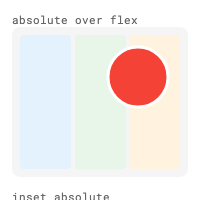
#> input picture apps/snapshot_tests/testdata/AbsolutePositioning_08abef070731.png, 200 x 200 px; the run also reads 1 picture not shown here
$ python diff.py ../../../../apps/snapshot_tests/testdata/AbsolutePositioning_08abef070731.png ../../../../apps/snapshot_tests/testdata/AbsolutePositioning_5a35fb6af1a4.png
#> lines starting #> are read from the running program, lines starting #| are printed output that depends on the picture
#!/usr/bin/env python3
"""
Generate a pixel diff between a design mock and a Valdi render snapshot,
including shadow detection, region masking, and per-segment breakdown.

Usage:
  python3 diff.py <mock_path> <render_path> [--output <output_path>]

  # Mask thumbnail regions (exclude photos from diff)
  python3 diff.py mock.png render.png --mask "10,5,35,35" "10,50,35,35"

  # Per-region breakdown (find which section of the screen needs work)
  python3 diff.py mock.png render.png --segments 4

Produces a side-by-side image: mock | render | amplified diff | shadow diff
- Panel 3 (amplified diff): bright pixels = color/content mismatches
- Panel 4 (shadow diff): blue = shadows present in mock but missing in render
"""

import argparse
import os
import sys

try:
    from PIL import Image, ImageChops, ImageEnhance, ImageFilter
except ImportError:
    print("Pillow not installed. Run: pip3 install Pillow", file=sys.stderr)
    sys.exit(1)


def _crop_to_phone_frame(render: Image.Image) -> Image.Image:
    """
    Crop the desktop render to just the phone frame column.

    The PreviewRoot centers a white 390px phone frame on a #333 background.
    Scan the middle row for the white content region and crop to it.
    Falls back to the full image if no frame is detected.
    """
    render_rgb = render.convert("RGB")
    mid_y = render.height // 2
    row = [render_rgb.getpixel((x, mid_y)) for x in range(render.width)]

    # The phone frame background is white (#FFFFFF); the outer bg is #333.
    # Find the leftmost and rightmost bright columns.
    bg_threshold = 100  # below this = dark background
    left = None
    right = None
    for x, (r, g, b) in enumerate(row):
        if r > bg_threshold and g > bg_threshold and b > bg_threshold:
            if left is None:
                left = x
            right = x

    if left is not None and right is not None and (right - left) > 50:
        # Add small padding so we don't clip shadow edges
        pad = 4
        left = max(0, left - pad)
        right = min(render.width, right + pad)
        return render.crop((left, 0, right, render.height))

    # Fallback: no phone frame detected, return full image
    return render


def detect_missing_shadows(mock_rgb: Image.Image, render_rgb: Image.Image):
    """
    Detect shadow regions present in the mock but missing in the render.

    Shadows are soft, low-frequency luminance drops near element edges.
    Strategy:
      1. Convert both to grayscale.
      2. Heavy blur to isolate low-frequency luminance (shadow shapes).
      3. Detect edges in the un-blurred image (element boundaries).
      4. Dilate edges to create a "near-edge" zone where shadows live.
      5. In that zone, find where mock is notably darker than render
         (mock has shadow, render doesn't).
      6. Return a visualization image and count of shadow pixels.
    """
    mock_gray = mock_rgb.convert("L")
    render_gray = render_rgb.convert("L")

    # Step 1: Heavy blur to extract the low-frequency (shadow) component.
    # Shadows are gradual darkening, not sharp detail.
    blur_radius = 8
    mock_blurred = mock_gray.filter(ImageFilter.GaussianBlur(radius=blur_radius))
    render_blurred = render_gray.filter(ImageFilter.GaussianBlur(radius=blur_radius))

    # Step 2: Find element edges in the render (these are where shadows should appear).
    # Use a lighter blur + edge detection to find element boundaries.
    render_edges = render_gray.filter(ImageFilter.GaussianBlur(radius=1))
    render_edges = render_edges.filter(ImageFilter.FIND_EDGES)

    # Step 3: Dilate edges to create a "shadow zone" — the area near edges
    # where we'd expect drop shadows to appear (below/right of elements).
    # MaxFilter expands bright regions, effectively dilating the edge map.
    shadow_zone = render_edges.filter(ImageFilter.MaxFilter(size=11))
    # Also do the same from mock edges to catch elements that only exist in mock
    mock_edges = mock_gray.filter(ImageFilter.GaussianBlur(radius=1))
    mock_edges = mock_edges.filter(ImageFilter.FIND_EDGES)
    mock_zone = mock_edges.filter(ImageFilter.MaxFilter(size=11))

    # Combine both edge zones
    shadow_zone_bytes = list(shadow_zone.tobytes())
    mock_zone_bytes = list(mock_zone.tobytes())
    combined_zone = bytes(max(a, b) for a, b in zip(shadow_zone_bytes, mock_zone_bytes))
    shadow_zone = Image.frombytes("L", render_gray.size, combined_zone)

    # Step 4: Compare blurred luminance. Where mock is darker than render
    # near edges = shadow present in mock but missing in render.
    mock_blur_bytes = list(mock_blurred.tobytes())
    render_blur_bytes = list(render_blurred.tobytes())
    zone_bytes = list(shadow_zone.tobytes())

    # Thresholds — tuned to avoid false positives from content/color differences.
    # Only flag genuine shadow gradients: soft darkening near hard edges.
    darkness_threshold = 25   # mock must be at least this much darker than render
    edge_threshold = 30       # minimum edge strength to consider "near an edge"

    shadow_pixels = []
    missing_count = 0
    for i in range(len(mock_blur_bytes)):
        mock_val = mock_blur_bytes[i]
        render_val = render_blur_bytes[i]
        near_edge = zone_bytes[i] > edge_threshold

        # Mock is darker than render near an edge = missing shadow
        darkness_diff = render_val - mock_val  # positive = mock is darker
        if near_edge and darkness_diff > darkness_threshold:
            # Intensity proportional to how much shadow is missing
            intensity = min(255, darkness_diff * 3)
            shadow_pixels.append((0, intensity // 3, intensity))  # blue tint
            missing_count += 1
        else:
            shadow_pixels.append((0, 0, 0))

    # Build the shadow diff visualization
    shadow_img = Image.new("RGB", render_rgb.size)
    shadow_img.putdata(shadow_pixels)

    # Overlay faintly on the render so you can see WHERE shadows are missing
    render_dim = ImageEnhance.Brightness(render_rgb).enhance(0.4)
    overlay = ImageChops.add(render_dim, shadow_img)

    total_pixels = len(mock_blur_bytes)
    shadow_pct = round(100 * missing_count / total_pixels, 1) if total_pixels > 0 else 0

    return overlay, missing_count, shadow_pct


def _resolve_macos_path(path: str) -> str:
    """Handle macOS screenshot filenames with Unicode narrow no-break space (U+202F)."""
    if os.path.exists(path):
        return path
    # macOS uses U+202F (narrow no-break space) between time and AM/PM in screenshot filenames
    for marker in (' AM', ' PM'):
        fixed = path.replace(marker, '\u202f' + marker[1:])
        if os.path.exists(fixed):
            return fixed
    return path


# [87 lines left out: functions _auto_detect_masks, _apply_masks, _segment_match, not called in this run]


def generate_diff(mock_path: str, render_path: str, output_path: str, width: int = 400,
                  mask_regions: list[tuple[int, int, int, int]] | None = None,
                  auto_mask: bool = False,
                  num_segments: int = 0):
#> called with output_path = '/tmp/mock-vs-render-diff.png', width = 400, auto_mask = False, num_segments = 0
    mock = Image.open(_resolve_macos_path(mock_path))
#> mock is the input picture: PIL image 200x200 RGBA; mean R, G, B, A 243, 234.8, 231.8, 255
    render = Image.open(_resolve_macos_path(render_path))

    # Crop mock: remove phone status bar and bottom border/nav.
    # 7% top and 5% bottom crops the phone chrome more aggressively,
    # producing better aspect ratio alignment with pure-content renders.
    status_bar = int(mock.height * 0.07)
#> status_bar = 14
    bottom_nav = int(mock.height * 0.05)
#> bottom_nav = 10
    mock_cropped = mock.crop((0, status_bar, mock.width, mock.height - bottom_nav))
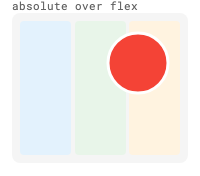
#> mock_cropped: PIL image 200x176 RGBA; mean R, G, B, A 242.1, 232.8, 229.4, 255

    # Crop render to the phone frame column. The PreviewRoot uses a 390px-wide
    # phone frame centered in the window. Extract just that strip so the aspect
    # ratios match the phone mock instead of the desktop window.
    render_cropped = _crop_to_phone_frame(render)
#> in _crop_to_phone_frame, `row = [render_rgb.getpixel((x, mid_y)) for x in range(render.width)]`: row = 200 items, first 6: (255, 255, 255), (255, 255, 255), (255, 255, 255), (255, 255, 255), (255, 255, 255), (255, 255, 255)
#> the loop in _crop_to_phone_frame, `for x, (r, g, b) in enumerate(row):` made 200 passes
#> (r, g, b, left) on pass 1: (255, 255, 255, 0)
#> after the loop in _crop_to_phone_frame, `for x, (r, g, b) in enumerate(row):`: left = 0
#> in _crop_to_phone_frame, `right = min(render.width, right + pad)`: right = 200

    # Use the mock's aspect ratio as ground truth
    target_h = int(width * mock_cropped.height / mock_cropped.width)
#> target_h = 352
    mock_resized = mock_cropped.resize((width, target_h), Image.LANCZOS).convert("RGB")
    render_resized = render_cropped.resize((width, target_h), Image.LANCZOS).convert("RGB")

    mock_rgb = mock_resized.copy()
    render_rgb = render_resized.copy()

    # Auto-detect thumbnail masks from the resized mock if requested
    if auto_mask:
        detected = _auto_detect_masks(mock_resized)
        if detected:
            if mask_regions is None:
                mask_regions = []
            mask_regions.extend(detected)
            print(f"Auto-detected {len(detected)} mask region(s): {detected}")

    # Apply masks to exclude known-image regions (e.g., photo thumbnails)
    mock_for_diff = mock_rgb
    render_for_diff = render_rgb
    if mask_regions:
        mock_for_diff = _apply_masks(mock_rgb, mask_regions)
        render_for_diff = _apply_masks(render_rgb, mask_regions)

    # Pixel diff, amplified 4x for visibility
    diff = ImageChops.difference(mock_for_diff, render_for_diff)
    diff_bright = ImageEnhance.Brightness(diff).enhance(4.0)
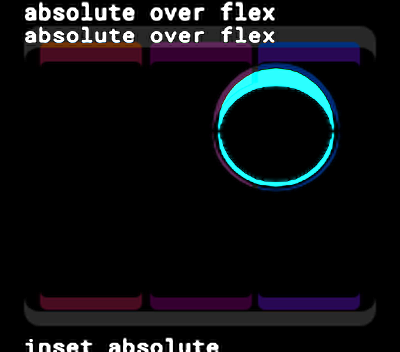
#> diff_bright: PIL image 400x352 RGB; mean R, G, B 15.1, 16.3, 20.1

    # Shadow detection (on unmasked images — shadows matter everywhere)
    shadow_overlay, shadow_count, shadow_pct = detect_missing_shadows(mock_rgb, render_rgb)
#> in detect_missing_shadows, `mock_zone = mock_edges.filter(ImageFilter.MaxFilter(size=11))`:
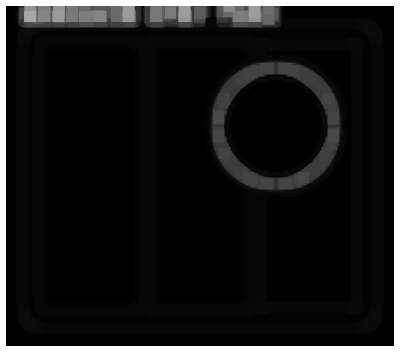
#> mock_zone: PIL image 400x352 L; min 0, max 255, mean 24.3
#> in detect_missing_shadows, `shadow_zone_bytes = list(shadow_zone.tobytes())`: shadow_zone_bytes = 140800 items
#> in detect_missing_shadows, `shadow_zone = Image.frombytes("L", render_gray.size, combined_zone)`:
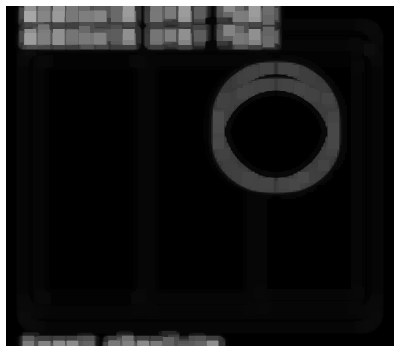
#> shadow_zone: PIL image 400x352 L; min 0, max 255, mean 30.7
#> the loop in detect_missing_shadows, `for i in range(len(mock_blur_bytes)):` made 140800 passes
#> (mock_val, darkness_diff) on passes 1 to 3: (255, 0), (255, 0), (255, 0)
#> after the loop in detect_missing_shadows, `for i in range(len(mock_blur_bytes)):`: missing_count = 5211; shadow_pixels = 140800 items
#> in detect_missing_shadows, `shadow_img = Image.new("RGB", render_rgb.size)`: shadow_img: PIL image 400x352 RGB; every value is 0
#> in detect_missing_shadows, `shadow_img.putdata(shadow_pixels)`:
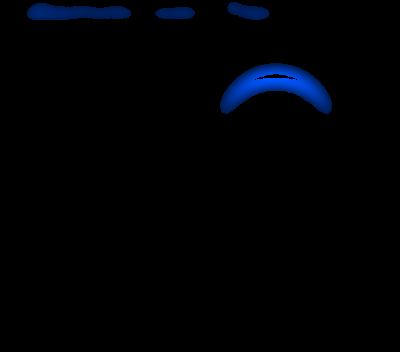
#> shadow_img: PIL image 400x352 RGB; mean R, G, B 0, 1.6, 4.7
#> in detect_missing_shadows, `overlay = ImageChops.add(render_dim, shadow_img)`:
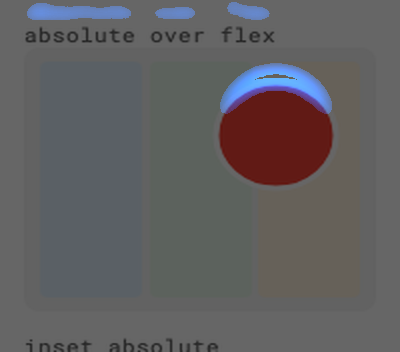
#> overlay: PIL image 400x352 RGB; mean R, G, B 96.8, 95.2, 96.8
#> in detect_missing_shadows, `total_pixels = len(mock_blur_bytes)`: total_pixels = 140800
#> in detect_missing_shadows, `shadow_pct = round(100 * missing_count / total_pixels, 1) if total_pix..`: shadow_pct = 3.7
#> shadow_count = 5211; shadow_pct = 3.7

    # Draw mask overlays on all panels so it's clear what's excluded
    if mask_regions:
        for panel_img in [mock_resized, render_resized, diff_bright]:
            for mx, my, mw, mh in mask_regions:
                for py in range(max(0, my), min(my + mh, panel_img.height)):
                    for px in range(max(0, mx), min(mx + mw, panel_img.width)):
                        # Semi-transparent red tint to mark masked areas
                        orig = panel_img.getpixel((px, py))
                        blended = (
                            min(255, orig[0] // 2 + 100),
                            orig[1] // 3,
                            orig[2] // 3,
                        )
                        panel_img.putpixel((px, py), blended)
                # Draw border around masked region
                for px in range(max(0, mx), min(mx + mw, panel_img.width)):
                    for edge_y in [my, my + mh - 1]:
                        if 0 <= edge_y < panel_img.height:
                            panel_img.putpixel((px, edge_y), (255, 0, 0))
                for py in range(max(0, my), min(my + mh, panel_img.height)):
                    for edge_x in [mx, mx + mw - 1]:
                        if 0 <= edge_x < panel_img.width:
                            panel_img.putpixel((edge_x, py), (255, 0, 0))

    # Side-by-side: mock | render | amplified diff | shadow diff
    gap = 6
    total_w = width * 4 + gap * 3
    canvas = Image.new("RGB", (total_w, target_h), (50, 50, 50))
#> canvas: PIL image 1618x352 RGB; every value is 50
    canvas.paste(mock_resized, (0, 0))
    canvas.paste(render_resized, (width + gap, 0))
    canvas.paste(diff_bright, (width * 2 + gap * 2, 0))
    canvas.paste(shadow_overlay, (width * 3 + gap * 3, 0))
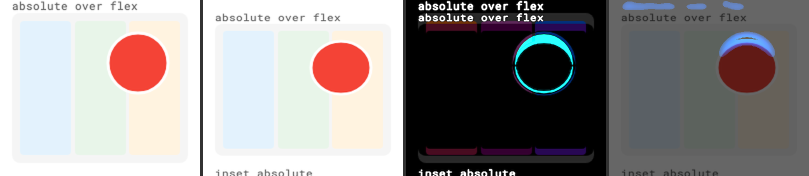
#> canvas: PIL image 1618x352 RGB (shown at 1/2 size); mean R, G, B 148.1, 143.7, 143.4
    canvas.save(output_path)

    # Match percentage (% of pixels with diff < threshold)
    diff_bytes = list(diff.convert("RGB").tobytes())
#> diff_bytes = 422400 items
    diff_pixels = [(diff_bytes[i], diff_bytes[i+1], diff_bytes[i+2]) for i in range(0, len(diff_bytes), 3)]
#> diff_pixels = 140800 items
    threshold = 30  # per-channel tolerance
    matching = sum(1 for r, g, b in diff_pixels if r < threshold and g < threshold and b < threshold)
#> matching = 133229
    total = len(diff_pixels)
#> total = 140800
    match_pct = round(100 * matching / total, 1)
#> match_pct = 94.6

    print(f"Diff saved: {output_path}")
    print(f"Match: {match_pct}% pixels within threshold ({threshold}/255 per channel)")
#| Match: 94.6% pixels within threshold (30/255 per channel)
    if mask_regions:
        # Also compute unmasked match for reference
        raw_diff = ImageChops.difference(mock_rgb, render_rgb)
        raw_bytes = list(raw_diff.convert("RGB").tobytes())
        raw_pixels = [(raw_bytes[j], raw_bytes[j+1], raw_bytes[j+2]) for j in range(0, len(raw_bytes), 3)]
        raw_matching = sum(1 for r, g, b in raw_pixels if r < threshold and g < threshold and b < threshold)
        raw_pct = round(100 * raw_matching / len(raw_pixels), 1)
        print(f"Match (unmasked): {raw_pct}% — masked {len(mask_regions)} region(s)")
    print(f"Shadows: {shadow_pct}% of pixels have missing shadows ({shadow_count} pixels)")
#| Shadows: 3.7% of pixels have missing shadows (5211 pixels)

    # Per-region segmented diff
    if num_segments > 0:
        segments = _segment_match(diff, num_segments, threshold)
        print(f"\nPer-region breakdown ({num_segments} segments):")
        for label, pct in segments:
            bar = '█' * int(pct / 5) + '░' * (20 - int(pct / 5))
            print(f"  {label:15s}  {bar} {pct}%")

    print(f"Mock: {mock.size} -> {mock_resized.size}, Render: {render.size} -> {render_resized.size}")
#| Mock: (200, 200) -> (400, 352), Render: (200, 200) -> (400, 352)
    return match_pct


# [6 lines left out: function _parse_mask_region, not called in this run]


if __name__ == "__main__":
    parser = argparse.ArgumentParser(description="Pixel diff: mock vs Valdi render")
    parser.add_argument("mock", help="Path to the design mock image")
    parser.add_argument("render", help="Path to the rendered snapshot")
    parser.add_argument("--output", "-o", default="/tmp/mock-vs-render-diff.png", help="Output diff image path")
    parser.add_argument("--width", "-w", type=int, default=400, help="Target comparison width in pixels")
    parser.add_argument("--mask", nargs="*", default=[],
                        help='Regions to exclude from diff: "x,y,w,h" (in resized image coords)')
    parser.add_argument("--auto-mask", action="store_true",
                        help="Auto-detect thumbnail/avatar regions in the mock and mask them")
    parser.add_argument("--segments", "-s", type=int, default=0,
                        help="Number of horizontal segments for per-region breakdown (0=disabled)")
    args = parser.parse_args()

    masks = [_parse_mask_region(m) for m in args.mask] if args.mask else None

    generate_diff(args.mock, args.render, args.output, args.width,
                  mask_regions=masks, auto_mask=args.auto_mask, num_segments=args.segments)
